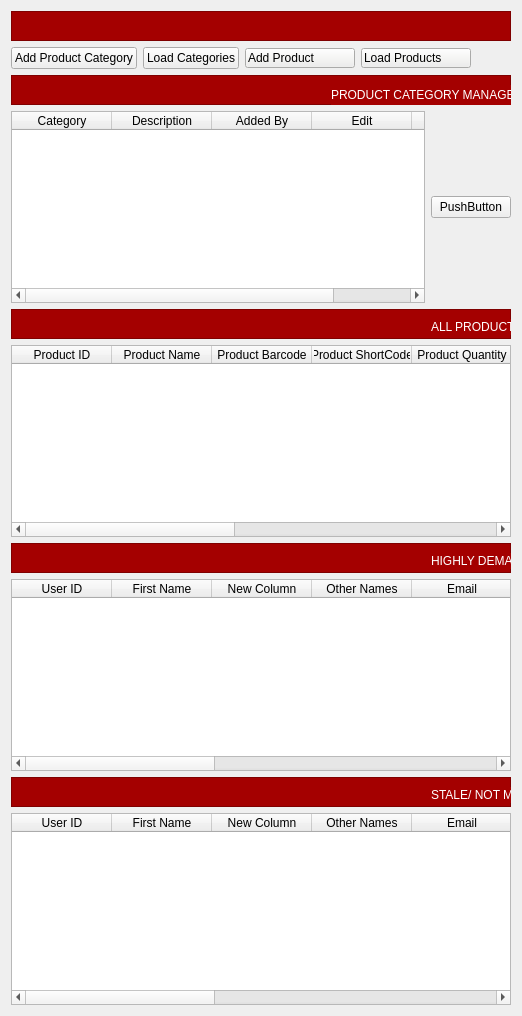
            <widget class="QWidget" name="page_products">
             <layout class="QGridLayout" name="gridLayout_3">
              <item row="0" column="0">
               <layout class="QVBoxLayout" name="verticalLayout_6">
                <item>
                 <widget class="QFrame" name="frame_7">
                  <property name="minimumSize">
                   <size>
                    <width>0</width>
                    <height>30</height>
                   </size>
                  </property>
                  <property name="maximumSize">
                   <size>
                    <width>16777215</width>
                    <height>30</height>
                   </size>
                  </property>
                  <property name="styleSheet">
                   <string notr="true">background-color: rgb(164, 0, 0);</string>
                  </property>
                  <property name="frameShape">
                   <enum>QFrame::StyledPanel</enum>
                  </property>
                  <property name="frameShadow">
                   <enum>QFrame::Raised</enum>
                  </property>
                  <widget class="QLabel" name="label_4">
                   <property name="geometry">
                    <rect>
                     <x>540</x>
                     <y>10</y>
                     <width>291</width>
                     <height>16</height>
                    </rect>
                   </property>
                   <property name="font">
                    <font>
                     <pointsize>13</pointsize>
                    </font>
                   </property>
                   <property name="styleSheet">
                    <string notr="true">color: rgb(255, 255, 255);</string>
                   </property>
                   <property name="text">
                    <string>PRODUCTS CENTRAL ADMIN PANEL</string>
                   </property>
                  </widget>
                 </widget>
                </item>
                <item>
                 <layout class="QHBoxLayout" name="horizontalLayout_4">
                  <item>
                   <widget class="QPushButton" name="btnAddCategory">
                    <property name="text">
                     <string>Add Product Category</string>
                    </property>
                    <property name="icon">
                     <iconset resource="resources.qrc">
                      <normaloff>:/resources/new_icons_2/icons8-plus-144.png</normaloff>:/resources/new_icons_2/icons8-plus-144.png</iconset>
                    </property>
                    <property name="iconSize">
                     <size>
                      <width>24</width>
                      <height>24</height>
                     </size>
                    </property>
                   </widget>
                  </item>
                  <item>
                   <widget class="QPushButton" name="btnLoadCategories">
                    <property name="text">
                     <string>Load Categories</string>
                    </property>
                    <property name="icon">
                     <iconset resource="resources.qrc">
                      <normaloff>:/resources/newIcons/icons8-change-user-90.png</normaloff>:/resources/newIcons/icons8-change-user-90.png</iconset>
                    </property>
                    <property name="iconSize">
                     <size>
                      <width>24</width>
                      <height>24</height>
                     </size>
                    </property>
                   </widget>
                  </item>
                  <item>
                   <widget class="QPushButton" name="pb_addNewProducts">
                    <property name="minimumSize">
                     <size>
                      <width>110</width>
                      <height>0</height>
                     </size>
                    </property>
                    <property name="maximumSize">
                     <size>
                      <width>120</width>
                      <height>16777215</height>
                     </size>
                    </property>
                    <property name="styleSheet">
                     <string notr="true">text-align:left;
padding-left:2px;
padding: 1.5px;
background-color: rgb(238, 238, 236);</string>
                    </property>
                    <property name="text">
                     <string>Add Product</string>
                    </property>
                    <property name="icon">
                     <iconset resource="resources.qrc">
                      <normaloff>:/resources/icons/rss-button.png</normaloff>:/resources/icons/rss-button.png</iconset>
                    </property>
                   </widget>
                  </item>
                  <item>
                   <widget class="QPushButton" name="btn_loadUsers_2">
                    <property name="minimumSize">
                     <size>
                      <width>110</width>
                      <height>0</height>
                     </size>
                    </property>
                    <property name="maximumSize">
                     <size>
                      <width>110</width>
                      <height>16777215</height>
                     </size>
                    </property>
                    <property name="styleSheet">
                     <string notr="true">text-align:left;
padding-left:2px;
padding: 1.5px;
background-color: rgb(238, 238, 236);</string>
                    </property>
                    <property name="text">
                     <string>Load Products</string>
                    </property>
                    <property name="icon">
                     <iconset resource="resources.qrc">
                      <normaloff>:/resources/icons/multimedia (1).png</normaloff>:/resources/icons/multimedia (1).png</iconset>
                    </property>
                   </widget>
                  </item>
                  <item>
                   <spacer name="horizontalSpacer">
                    <property name="orientation">
                     <enum>Qt::Horizontal</enum>
                    </property>
                    <property name="sizeHint" stdset="0">
                     <size>
                      <width>40</width>
                      <height>20</height>
                     </size>
                    </property>
                   </spacer>
                  </item>
                 </layout>
                </item>
                <item>
                 <widget class="QFrame" name="frame_60">
                  <property name="minimumSize">
                   <size>
                    <width>0</width>
                    <height>30</height>
                   </size>
                  </property>
                  <property name="maximumSize">
                   <size>
                    <width>16777215</width>
                    <height>30</height>
                   </size>
                  </property>
                  <property name="styleSheet">
                   <string notr="true">background-color: rgb(164, 0, 0);</string>
                  </property>
                  <property name="frameShape">
                   <enum>QFrame::StyledPanel</enum>
                  </property>
                  <property name="frameShadow">
                   <enum>QFrame::Raised</enum>
                  </property>
                  <widget class="QLabel" name="label_65">
                   <property name="geometry">
                    <rect>
                     <x>320</x>
                     <y>10</y>
                     <width>191</width>
                     <height>20</height>
                    </rect>
                   </property>
                   <property name="styleSheet">
                    <string notr="true">color: rgb(255, 255, 255);</string>
                   </property>
                   <property name="text">
                    <string>PRODUCT CATEGORY MANAGER</string>
                   </property>
                  </widget>
                 </widget>
                </item>
                <item>
                 <layout class="QHBoxLayout" name="horizontalLayout_5">
                  <item>
                   <widget class="QTableWidget" name="twProductCategory">
                    <property name="minimumSize">
                     <size>
                      <width>0</width>
                      <height>0</height>
                     </size>
                    </property>
                    <property name="maximumSize">
                     <size>
                      <width>1200</width>
                      <height>16777215</height>
                     </size>
                    </property>
                    <column>
                     <property name="text">
                      <string>Category</string>
                     </property>
                    </column>
                    <column>
                     <property name="text">
                      <string>Description</string>
                     </property>
                    </column>
                    <column>
                     <property name="text">
                      <string>Added By</string>
                     </property>
                    </column>
                    <column>
                     <property name="text">
                      <string>Edit</string>
                     </property>
                    </column>
                    <column>
                     <property name="text">
                      <string>Delete</string>
                     </property>
                    </column>
                   </widget>
                  </item>
                  <item>
                   <widget class="QPushButton" name="pushButton">
                    <property name="text">
                     <string>PushButton</string>
                    </property>
                   </widget>
                  </item>
                 </layout>
                </item>
                <item>
                 <widget class="QFrame" name="frame_8">
                  <property name="minimumSize">
                   <size>
                    <width>0</width>
                    <height>30</height>
                   </size>
                  </property>
                  <property name="maximumSize">
                   <size>
                    <width>16777215</width>
                    <height>30</height>
                   </size>
                  </property>
                  <property name="styleSheet">
                   <string notr="true">background-color: rgb(164, 0, 0);</string>
                  </property>
                  <property name="frameShape">
                   <enum>QFrame::StyledPanel</enum>
                  </property>
                  <property name="frameShadow">
                   <enum>QFrame::Raised</enum>
                  </property>
                  <widget class="QLabel" name="label_8">
                   <property name="geometry">
                    <rect>
                     <x>420</x>
                     <y>10</y>
                     <width>91</width>
                     <height>16</height>
                    </rect>
                   </property>
                   <property name="styleSheet">
                    <string notr="true">color: rgb(255, 255, 255);</string>
                   </property>
                   <property name="text">
                    <string>ALL PRODUCTS</string>
                   </property>
                  </widget>
                 </widget>
                </item>
                <item>
                 <widget class="QTableWidget" name="tableWidget_allProducts">
                  <property name="maximumSize">
                   <size>
                    <width>16777215</width>
                    <height>300</height>
                   </size>
                  </property>
                  <column>
                   <property name="text">
                    <string>Product ID</string>
                   </property>
                  </column>
                  <column>
                   <property name="text">
                    <string>Product Name</string>
                   </property>
                  </column>
                  <column>
                   <property name="text">
                    <string>Product Barcode</string>
                   </property>
                  </column>
                  <column>
                   <property name="text">
                    <string>Product ShortCode</string>
                   </property>
                  </column>
                  <column>
                   <property name="text">
                    <string>Product Quantity</string>
                   </property>
                  </column>
                  <column>
                   <property name="text">
                    <string>Wholesale Price</string>
                   </property>
                  </column>
                  <column>
                   <property name="text">
                    <string>Retail Price</string>
                   </property>
                  </column>
                  <column>
                   <property name="text">
                    <string>Product Image</string>
                   </property>
                  </column>
                  <column>
                   <property name="text">
                    <string>View Product</string>
                   </property>
                  </column>
                 </widget>
                </item>
                <item>
                 <widget class="QFrame" name="frame_9">
                  <property name="minimumSize">
                   <size>
                    <width>0</width>
                    <height>30</height>
                   </size>
                  </property>
                  <property name="maximumSize">
                   <size>
                    <width>16777215</width>
                    <height>30</height>
                   </size>
                  </property>
                  <property name="styleSheet">
                   <string notr="true">background-color: rgb(164, 0, 0);</string>
                  </property>
                  <property name="frameShape">
                   <enum>QFrame::StyledPanel</enum>
                  </property>
                  <property name="frameShadow">
                   <enum>QFrame::Raised</enum>
                  </property>
                  <widget class="QLabel" name="label_9">
                   <property name="geometry">
                    <rect>
                     <x>420</x>
                     <y>10</y>
                     <width>181</width>
                     <height>16</height>
                    </rect>
                   </property>
                   <property name="styleSheet">
                    <string notr="true">color: rgb(255, 255, 255);</string>
                   </property>
                   <property name="text">
                    <string>HIGHLY DEMANDED PRODUCTS</string>
                   </property>
                  </widget>
                 </widget>
                </item>
                <item>
                 <widget class="QTableWidget" name="tableWidgetSupervisors_2">
                  <property name="maximumSize">
                   <size>
                    <width>16777215</width>
                    <height>300</height>
                   </size>
                  </property>
                  <column>
                   <property name="text">
                    <string>User ID</string>
                   </property>
                  </column>
                  <column>
                   <property name="text">
                    <string>First Name</string>
                   </property>
                  </column>
                  <column>
                   <property name="text">
                    <string>New Column</string>
                   </property>
                  </column>
                  <column>
                   <property name="text">
                    <string>Other Names</string>
                   </property>
                  </column>
                  <column>
                   <property name="text">
                    <string>Email</string>
                   </property>
                  </column>
                  <column>
                   <property name="text">
                    <string>Phone Number</string>
                   </property>
                  </column>
                  <column>
                   <property name="text">
                    <string>Username</string>
                   </property>
                  </column>
                  <column>
                   <property name="text">
                    <string>User Role</string>
                   </property>
                  </column>
                  <column>
                   <property name="text">
                    <string>Avatar</string>
                   </property>
                  </column>
                  <column>
                   <property name="text">
                    <string>View Record</string>
                   </property>
                  </column>
                 </widget>
                </item>
                <item>
                 <widget class="QFrame" name="frame_10">
                  <property name="minimumSize">
                   <size>
                    <width>0</width>
                    <height>30</height>
                   </size>
                  </property>
                  <property name="maximumSize">
                   <size>
                    <width>16777215</width>
                    <height>30</height>
                   </size>
                  </property>
                  <property name="styleSheet">
                   <string notr="true">background-color: rgb(164, 0, 0);</string>
                  </property>
                  <property name="frameShape">
                   <enum>QFrame::StyledPanel</enum>
                  </property>
                  <property name="frameShadow">
                   <enum>QFrame::Raised</enum>
                  </property>
                  <widget class="QLabel" name="label_10">
                   <property name="geometry">
                    <rect>
                     <x>420</x>
                     <y>10</y>
                     <width>191</width>
                     <height>16</height>
                    </rect>
                   </property>
                   <property name="styleSheet">
                    <string notr="true">color: rgb(255, 255, 255);</string>
                   </property>
                   <property name="text">
                    <string>STALE/ NOT MOVING PRODUCTS</string>
                   </property>
                  </widget>
                 </widget>
                </item>
                <item>
                 <widget class="QTableWidget" name="tableWidgetAdministrators_2">
                  <property name="maximumSize">
                   <size>
                    <width>16777215</width>
                    <height>300</height>
                   </size>
                  </property>
                  <column>
                   <property name="text">
                    <string>User ID</string>
                   </property>
                  </column>
                  <column>
                   <property name="text">
                    <string>First Name</string>
                   </property>
                  </column>
                  <column>
                   <property name="text">
                    <string>New Column</string>
                   </property>
                  </column>
                  <column>
                   <property name="text">
                    <string>Other Names</string>
                   </property>
                  </column>
                  <column>
                   <property name="text">
                    <string>Email</string>
                   </property>
                  </column>
                  <column>
                   <property name="text">
                    <string>Phone Number</string>
                   </property>
                  </column>
                  <column>
                   <property name="text">
                    <string>Username</string>
                   </property>
                  </column>
                  <column>
                   <property name="text">
                    <string>User Role</string>
                   </property>
                  </column>
                  <column>
                   <property name="text">
                    <string>Avatar</string>
                   </property>
                  </column>
                  <column>
                   <property name="text">
                    <string>View Record</string>
                   </property>
                  </column>
                 </widget>
                </item>
               </layout>
              </item>
             </layout>
            </widget>
